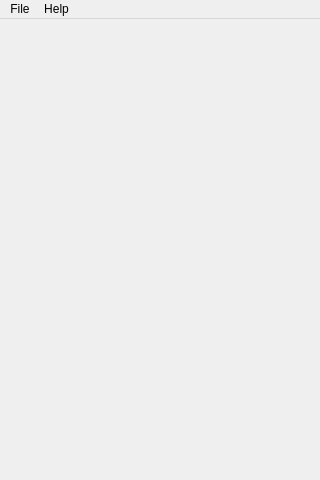
<?xml version="1.0" encoding="UTF-8"?>
<ui version="4.0">
 <class>MainWindow</class>
 <widget class="QMainWindow" name="MainWindow">
  <property name="geometry">
   <rect>
    <x>0</x>
    <y>0</y>
    <width>320</width>
    <height>480</height>
   </rect>
  </property>
  <property name="windowIcon">
   <iconset resource="agitodo.qrc">
    <normaloff>:/res/icon-128.png</normaloff>:/res/icon-128.png</iconset>
  </property>
  <widget class="QWidget" name="centralWidget">
   <layout class="QGridLayout" name="gridLayout"/>
  </widget>
  <widget class="QMenuBar" name="menuBar">
   <property name="geometry">
    <rect>
     <x>0</x>
     <y>0</y>
     <width>320</width>
     <height>22</height>
    </rect>
   </property>
   <widget class="QMenu" name="menuFile">
    <property name="title">
     <string>File</string>
    </property>
    <addaction name="separator"/>
    <addaction name="actionExit"/>
   </widget>
   <widget class="QMenu" name="menuHelp">
    <property name="title">
     <string>Help</string>
    </property>
    <addaction name="actionSupport"/>
    <addaction name="separator"/>
    <addaction name="actionAbout"/>
   </widget>
   <addaction name="menuFile"/>
   <addaction name="menuHelp"/>
  </widget>
  <action name="actionExit">
   <property name="text">
    <string>Exit</string>
   </property>
  </action>
  <action name="actionSupport">
   <property name="text">
    <string>Support</string>
   </property>
  </action>
  <action name="actionAbout">
   <property name="text">
    <string>About</string>
   </property>
  </action>
 </widget>
 <layoutdefault spacing="6" margin="11"/>
 <resources>
  <include location="agitodo.qrc"/>
 </resources>
 <connections/>
</ui>
